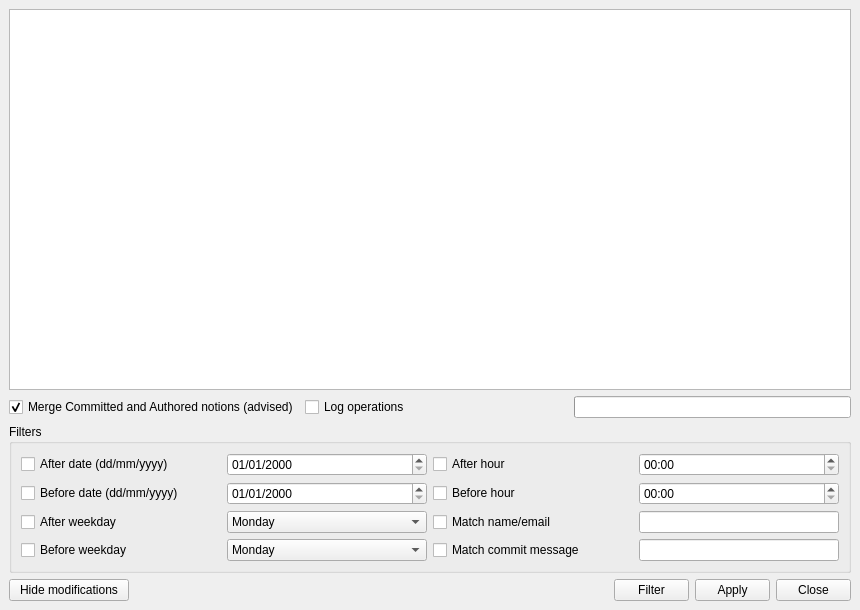
<?xml version="1.0" encoding="UTF-8"?>
<ui version="4.0">
 <class>MainWindow</class>
 <widget class="QMainWindow" name="MainWindow">
  <property name="geometry">
   <rect>
    <x>0</x>
    <y>0</y>
    <width>860</width>
    <height>610</height>
   </rect>
  </property>
  <property name="windowTitle">
   <string>qGitFilterBranch</string>
  </property>
  <widget class="QWidget" name="centralwidget">
   <layout class="QGridLayout" name="gridLayout">
    <item row="0" column="0" colspan="4">
     <layout class="QGridLayout" name="checkboxLayout"/>
    </item>
    <item row="1" column="0" colspan="4">
     <widget class="QTableView" name="tableView">
      <attribute name="horizontalHeaderStretchLastSection">
       <bool>true</bool>
      </attribute>
      <attribute name="verticalHeaderVisible">
       <bool>false</bool>
      </attribute>
      <attribute name="verticalHeaderVisible">
       <bool>false</bool>
      </attribute>
      <attribute name="horizontalHeaderStretchLastSection">
       <bool>true</bool>
      </attribute>
     </widget>
    </item>
    <item row="8" column="0">
     <widget class="QPushButton" name="toggleModificationsButton">
      <property name="maximumSize">
       <size>
        <width>120</width>
        <height>16777215</height>
       </size>
      </property>
      <property name="text">
       <string>Hide modifications</string>
      </property>
     </widget>
    </item>
    <item row="8" column="1" colspan="2">
     <spacer name="horizontalSpacer_3">
      <property name="orientation">
       <enum>Qt::Horizontal</enum>
      </property>
      <property name="sizeHint" stdset="0">
       <size>
        <width>40</width>
        <height>20</height>
       </size>
      </property>
     </spacer>
    </item>
    <item row="3" column="0" colspan="2">
     <layout class="QGridLayout" name="gridLayout_2">
      <item row="0" column="0">
       <widget class="QCheckBox" name="mergeCheckBox">
        <property name="text">
         <string>Merge Committed and Authored notions (advised)</string>
        </property>
        <property name="checked">
         <bool>true</bool>
        </property>
       </widget>
      </item>
      <item row="0" column="1">
       <widget class="QCheckBox" name="logCheckBox">
        <property name="text">
         <string>Log operations</string>
        </property>
       </widget>
      </item>
     </layout>
    </item>
    <item row="8" column="3">
     <layout class="QGridLayout" name="gridLayout_3">
      <item row="0" column="1">
       <widget class="QPushButton" name="filterButton">
        <property name="maximumSize">
         <size>
          <width>75</width>
          <height>16777215</height>
         </size>
        </property>
        <property name="text">
         <string>Filter</string>
        </property>
       </widget>
      </item>
      <item row="0" column="2">
       <widget class="QPushButton" name="applyButton">
        <property name="maximumSize">
         <size>
          <width>75</width>
          <height>16777215</height>
         </size>
        </property>
        <property name="text">
         <string>Apply</string>
        </property>
       </widget>
      </item>
      <item row="0" column="3">
       <widget class="QPushButton" name="cancelButton">
        <property name="maximumSize">
         <size>
          <width>75</width>
          <height>16777215</height>
         </size>
        </property>
        <property name="text">
         <string>Close</string>
        </property>
       </widget>
      </item>
      <item row="0" column="0">
       <spacer name="horizontalSpacer_2">
        <property name="orientation">
         <enum>Qt::Horizontal</enum>
        </property>
        <property name="sizeHint" stdset="0">
         <size>
          <width>40</width>
          <height>20</height>
         </size>
        </property>
       </spacer>
      </item>
     </layout>
    </item>
    <item row="3" column="3">
     <widget class="QProgressBar" name="progressBar">
      <property name="value">
       <number>0</number>
      </property>
      <property name="textVisible">
       <bool>false</bool>
      </property>
     </widget>
    </item>
    <item row="3" column="2">
     <spacer name="horizontalSpacer">
      <property name="orientation">
       <enum>Qt::Horizontal</enum>
      </property>
      <property name="sizeHint" stdset="0">
       <size>
        <width>40</width>
        <height>20</height>
       </size>
      </property>
     </spacer>
    </item>
    <item row="4" column="0" colspan="4">
     <widget class="QGroupBox" name="groupBox">
      <property name="title">
       <string>Filters</string>
      </property>
      <layout class="QGridLayout" name="gridLayout_4">
       <item row="0" column="0">
        <layout class="QGridLayout" name="filtersLayout" columnstretch="1,1,1,0,1">
         <item row="1" column="1">
          <widget class="QDateEdit" name="beforeDateFilterDateEdit">
           <property name="displayFormat">
            <string>dd/MM/yyyy</string>
           </property>
          </widget>
         </item>
         <item row="2" column="1">
          <widget class="QComboBox" name="afterWeekdayFilterComboBox">
           <item>
            <property name="text">
             <string>Monday</string>
            </property>
           </item>
           <item>
            <property name="text">
             <string>Tuedsay</string>
            </property>
           </item>
           <item>
            <property name="text">
             <string>Wednesday</string>
            </property>
           </item>
           <item>
            <property name="text">
             <string>Thursday</string>
            </property>
           </item>
           <item>
            <property name="text">
             <string>Friday</string>
            </property>
           </item>
           <item>
            <property name="text">
             <string>Saturday</string>
            </property>
           </item>
           <item>
            <property name="text">
             <string>Sunday</string>
            </property>
           </item>
          </widget>
         </item>
         <item row="3" column="1">
          <widget class="QComboBox" name="beforeWeekdayFilterComboBox">
           <item>
            <property name="text">
             <string>Monday</string>
            </property>
           </item>
           <item>
            <property name="text">
             <string>Tuedsay</string>
            </property>
           </item>
           <item>
            <property name="text">
             <string>Wednesday</string>
            </property>
           </item>
           <item>
            <property name="text">
             <string>Thursday</string>
            </property>
           </item>
           <item>
            <property name="text">
             <string>Friday</string>
            </property>
           </item>
           <item>
            <property name="text">
             <string>Saturday</string>
            </property>
           </item>
           <item>
            <property name="text">
             <string>Sunday</string>
            </property>
           </item>
          </widget>
         </item>
         <item row="2" column="0">
          <widget class="QCheckBox" name="afterWeekdayFilterCheckBox">
           <property name="text">
            <string>After weekday</string>
           </property>
          </widget>
         </item>
         <item row="1" column="0">
          <widget class="QCheckBox" name="beforeDateFilterCheckBox">
           <property name="text">
            <string>Before date (dd/mm/yyyy)</string>
           </property>
          </widget>
         </item>
         <item row="3" column="0">
          <widget class="QCheckBox" name="beforeWeekdayFilterCheckBox">
           <property name="text">
            <string>Before weekday</string>
           </property>
          </widget>
         </item>
         <item row="3" column="2" colspan="2">
          <widget class="QCheckBox" name="commitFilterCheckBox">
           <property name="text">
            <string>Match commit message</string>
           </property>
          </widget>
         </item>
         <item row="1" column="2" colspan="2">
          <widget class="QCheckBox" name="beforeHourFilterCheckBox">
           <property name="text">
            <string>Before hour</string>
           </property>
          </widget>
         </item>
         <item row="3" column="4">
          <widget class="QLineEdit" name="commitFilterLineEdit"/>
         </item>
         <item row="1" column="4">
          <widget class="QTimeEdit" name="beforeHourFilterTimeEdit">
           <property name="displayFormat">
            <string>hh:mm</string>
           </property>
          </widget>
         </item>
         <item row="2" column="2" colspan="2">
          <widget class="QCheckBox" name="nameEmailFilterCheckBox">
           <property name="text">
            <string>Match name/email</string>
           </property>
          </widget>
         </item>
         <item row="0" column="4">
          <widget class="QTimeEdit" name="afterHourFilterTimeEdit">
           <property name="displayFormat">
            <string>hh:mm</string>
           </property>
          </widget>
         </item>
         <item row="2" column="4">
          <widget class="QLineEdit" name="nameEmailFilterLineEdit"/>
         </item>
         <item row="0" column="1">
          <widget class="QDateEdit" name="afterDateFilterDateEdit">
           <property name="displayFormat">
            <string>dd/MM/yyyy</string>
           </property>
          </widget>
         </item>
         <item row="0" column="0">
          <widget class="QCheckBox" name="afterDateFilterCheckBox">
           <property name="text">
            <string>After date (dd/mm/yyyy)</string>
           </property>
          </widget>
         </item>
         <item row="0" column="2" colspan="2">
          <widget class="QCheckBox" name="afterHourFilterCheckBox">
           <property name="text">
            <string>After hour</string>
           </property>
          </widget>
         </item>
        </layout>
       </item>
      </layout>
     </widget>
    </item>
   </layout>
  </widget>
 </widget>
 <tabstops>
  <tabstop>tableView</tabstop>
  <tabstop>mergeCheckBox</tabstop>
  <tabstop>logCheckBox</tabstop>
  <tabstop>afterDateFilterCheckBox</tabstop>
  <tabstop>afterDateFilterDateEdit</tabstop>
  <tabstop>beforeDateFilterCheckBox</tabstop>
  <tabstop>beforeDateFilterDateEdit</tabstop>
  <tabstop>afterWeekdayFilterCheckBox</tabstop>
  <tabstop>afterWeekdayFilterComboBox</tabstop>
  <tabstop>beforeWeekdayFilterCheckBox</tabstop>
  <tabstop>beforeWeekdayFilterComboBox</tabstop>
  <tabstop>afterHourFilterCheckBox</tabstop>
  <tabstop>afterHourFilterTimeEdit</tabstop>
  <tabstop>beforeHourFilterCheckBox</tabstop>
  <tabstop>beforeHourFilterTimeEdit</tabstop>
  <tabstop>nameEmailFilterCheckBox</tabstop>
  <tabstop>nameEmailFilterLineEdit</tabstop>
  <tabstop>commitFilterCheckBox</tabstop>
  <tabstop>commitFilterLineEdit</tabstop>
  <tabstop>toggleModificationsButton</tabstop>
  <tabstop>filterButton</tabstop>
  <tabstop>applyButton</tabstop>
  <tabstop>cancelButton</tabstop>
 </tabstops>
 <resources/>
 <connections/>
</ui>
